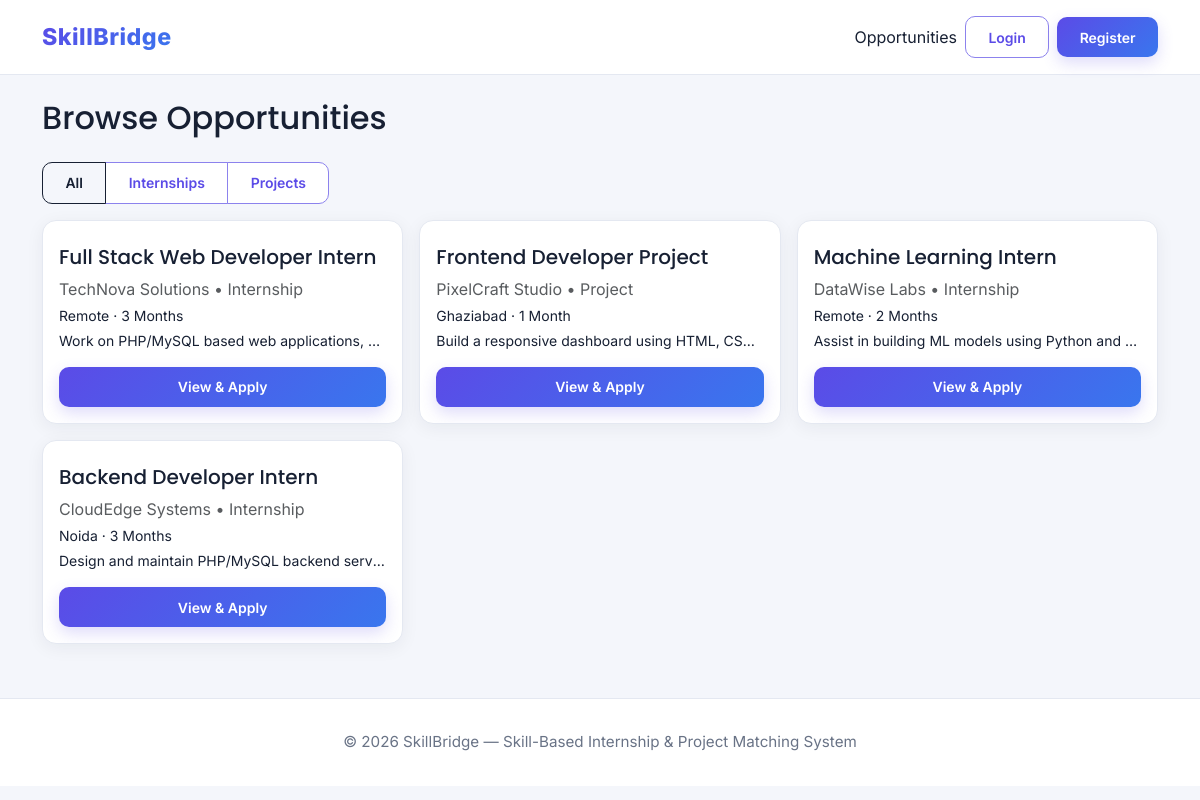
The page /opportunities.php on the database its author committed.
### tables this page shows
CREATE TABLE opportunities (
    id INT AUTO_INCREMENT PRIMARY KEY,
    title VARCHAR(150) NOT NULL,
    company VARCHAR(150) NOT NULL,
    type ENUM('Internship','Project') DEFAULT 'Internship',
    description TEXT,
    location VARCHAR(100) DEFAULT 'Remote',
    duration VARCHAR(50) DEFAULT NULL,
    stipend VARCHAR(50) DEFAULT NULL,
    posted_by INT DEFAULT NULL,
    created_at TIMESTAMP DEFAULT CURRENT_TIMESTAMP,
    FOREIGN KEY (posted_by) REFERENCES admins(id) ON DELETE SET NULL
);

### opportunities.php (the view, shortened to what this page needs)
<?php
require_once 'config/database.php';
$type = $_GET['type'] ?? 'All';
$sql = "SELECT * FROM opportunities";
$sql .= " ORDER BY created_at DESC";
$opps = $conn->query($sql);
include 'includes/header.php';
include 'includes/navbar.php';
?>
<div class="container py-4">
  <h2>Browse Opportunities</h2>
  <div class="btn-group my-3">
    <a href="opportunities.php" class="btn sb-btn-outline btn-sm <?php echo $type==='All'?'active':''; ?>">All</a>
    <a href="opportunities.php?type=Internship" class="btn sb-btn-outline btn-sm <?php echo $type==='Internship'?'active':''; ?>">Internships</a>
    <a href="opportunities.php?type=Project" class="btn sb-btn-outline btn-sm <?php echo $type==='Project'?'active':''; ?>">Projects</a>
  </div>
  <div class="row g-3">
    <?php while ($opp = $opps->fetch_assoc()):
    ?>
    <div class="col-md-6 col-lg-4">
      <div class="sb-card p-3 h-100 d-flex flex-column">
        <h5 class="mt-2"><?php echo htmlspecialchars($opp['title']); ?></h5>
        <p class="text-muted mb-1"><?php echo htmlspecialchars($opp['company']); ?> • <?php echo htmlspecialchars($opp['type']); ?></p>
        <p class="small mb-1"><?php echo htmlspecialchars($opp['location']); ?> · <?php echo htmlspecialchars($opp['duration']); ?></p>
        <p class="small text-truncate"><?php echo htmlspecialchars($opp['description']); ?></p>
        <a href="opportunity.php?id=<?php echo $opp['id']; ?>" class="btn sb-btn-primary btn-sm mt-auto">View & Apply</a>
      </div>
    </div>
    <?php endwhile; ?>
  </div>
</div>
<?php include 'includes/footer.php'; ?>

### assets/css/style.css (style rules this page uses)
:root { --sb-primary: #6d28f5; --sb-primary-dark: #4c1dbf; --sb-secondary: #ff7a59; --sb-accent: #00d4b8; --sb-bg: #f5f6fb; --sb-text: #1c2333; --sb-muted: #6b7280; --sb-border: #e6e4fb; --sb-gradient: linear-gradient(135deg, #6d28f5 0%, #a855f7 50%, #ff7a59 100%); --sb-gradient-soft: linear-gradient(135deg, rgba(109,40,245,.08), rgba(255,122,89,.08)); --sb-shadow-sm: 0 2px 10px rgba(35, 20, 90, .06); --sb-shadow-md: 0 10px 30px rgba(35, 20, 90, .10); --sb-shadow-lg: 0 20px 45px rgba(35, 20, 90, .16); --sb-radius: 16px; }
* { scroll-behavior: smooth; }
body { background: radial-gradient(1200px 500px at 100% -10%, rgba(109,40,245,.08), transparent 60%), radial-gradient(900px 400px at -10% 20%, rgba(0,212,184,.08), transparent 55%), var(--sb-bg); color: var(--sb-text); font-family: 'Inter', 'Segoe UI', Arial, sans-serif; min-height: 100vh; }
h1, h2, h3, h4, h5, h6 { font-family: 'Poppins', 'Segoe UI', Arial, sans-serif; }
a { transition: color .2s ease; }
.sb-card { background: #fff; border: 1px solid var(--sb-border); border-radius: var(--sb-radius); box-shadow: var(--sb-shadow-sm); transition: transform .25s ease, box-shadow .25s ease, border-color .25s ease; position: relative; overflow: hidden; }
.sb-card::before { content: ""; position: absolute; top: 0; left: 0; right: 0; height: 4px; background: var(--sb-gradient); opacity: 0; transition: opacity .25s ease; }
.sb-btn-primary { background: var(--sb-gradient); background-size: 160% 160%; color: #fff; border: none; font-weight: 600; padding: .6rem 1.4rem; border-radius: 10px; box-shadow: 0 6px 16px rgba(109,40,245,.28); transition: all .25s ease; }
.sb-btn-outline { background: #fff; color: var(--sb-primary); border: 1.5px solid var(--sb-primary); font-weight: 600; padding: .6rem 1.4rem; border-radius: 10px; transition: all .25s ease; }
:root { --sb-primary: #5b4be7; --sb-primary-dark: #4032b8; --sb-accent: #2a9df4; --sb-bg: #f4f6fb; --sb-text: #172033; --sb-muted: #697386; --sb-border: #e4e8f1; --sb-sidebar: #10172a; --sb-sidebar-muted: #9ba6bd; --sb-shadow-sm: 0 4px 18px rgba(24, 35, 58, .06); --sb-shadow-md: 0 14px 36px rgba(24, 35, 58, .10); --sb-gradient: linear-gradient(135deg, #5b4be7 0%, #3976ee 100%); --sb-gradient-soft: linear-gradient(135deg, rgba(91,75,231,.08), rgba(57,118,238,.06)); --sb-radius: 14px; }
body { background: var(--sb-bg); color: var(--sb-text); }
.sb-card { border-color:var(--sb-border); border-radius:14px; box-shadow:var(--sb-shadow-sm); }
.sb-btn-primary { background:var(--sb-gradient); box-shadow:0 6px 16px rgba(91,75,231,.20); }
.sb-btn-outline { color:var(--sb-primary); border-color:#8c82ed; }

### rows shown on the page
opportunities: title "Full Stack Web Developer Intern", company "TechNova Solutions", type "Internship", location "Remote", duration "3 Months", description "Work on PHP/MySQL based web applications,…"
opportunities: title "Frontend Developer Project", company "PixelCraft Studio", type "Project", location "Ghaziabad", duration "1 Month", description "Build a responsive dashboard using HTML, CS…"
opportunities: title "Machine Learning Intern", company "DataWise Labs", type "Internship", location "Remote", duration "2 Months", description "Assist in building ML models using Python and…"
opportunities: title "Backend Developer Intern", company "CloudEdge Systems", type "Internship", location "Noida", duration "3 Months", description "Design and maintain PHP/MySQL backend serv…"
